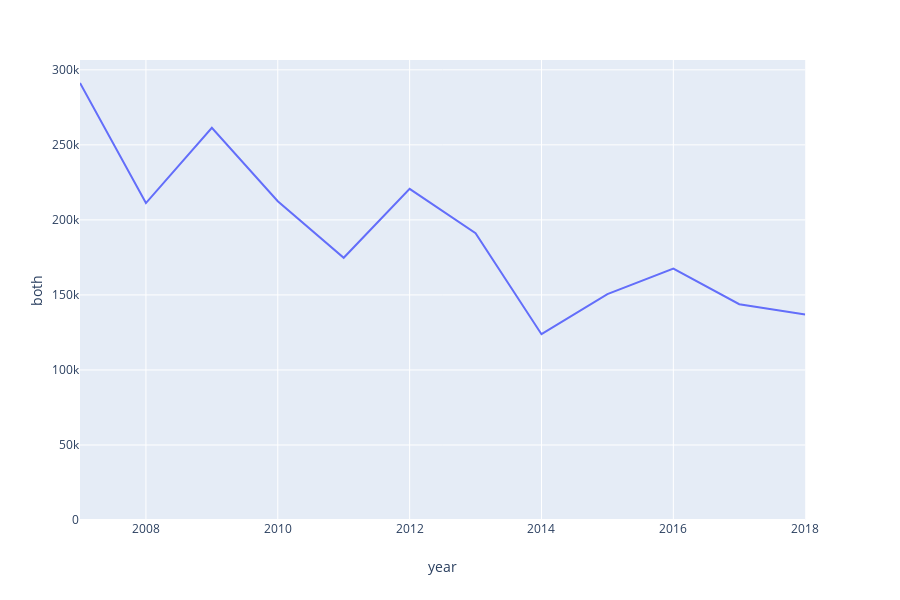

Here is the notebook cell this chart was saved with:
### Code cell
stl_fig.update_yaxes(rangemode="tozero")

### Figure 1 — Plotly figure (JSON) as saved in the notebook; plotly's stock layout.template omitted (floating-point values rounded to 4 significant figures)
{"data": [{"hoverlabel": {"namelength": 0}, "hovertemplate": "year=%{x}<br>both=%{y}", "legendgroup": "", "line": {"color": "#636efa", "dash": "solid"}, "mode": "lines", "name": "", "showlegend": false, "type": "scatter", "x": ["2007", "2008", "2009", "2010", "2011", "2012", "2013", "2014", "2015", "2016", "2017", "2018"], "xaxis": "x", "y": [291224, 211217, 261404, 212436, 174768, 220688, 191122, 123805, 150569, 167523, 143816, 136876], "yaxis": "y"}], "layout": {"height": 600, "legend": {"tracegroupgap": 0}, "margin": {"t": 60}, "xaxis": {"anchor": "y", "domain": [0, 0.98], "title": {"text": "year"}}, "yaxis": {"anchor": "x", "domain": [0, 1], "rangemode": "tozero", "title": {"text": "both"}}}}
